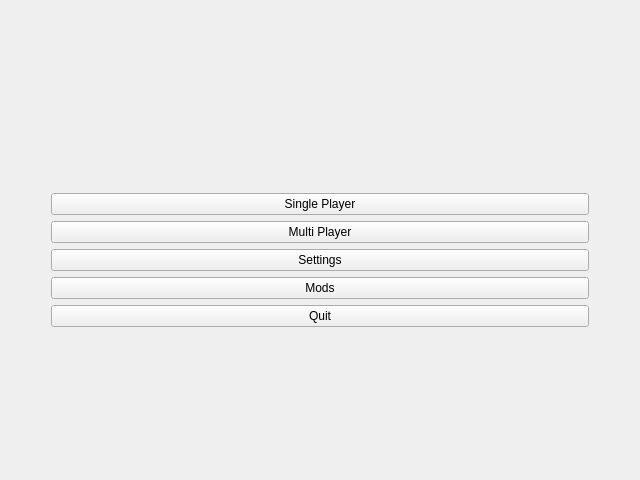
<?xml version="1.0" encoding="UTF-8"?>
<ui version="4.0">
 <class>MainMenuWidget</class>
 <widget class="QWidget" name="MainMenuWidget">
  <property name="geometry">
   <rect>
    <x>0</x>
    <y>0</y>
    <width>640</width>
    <height>480</height>
   </rect>
  </property>
  <property name="sizePolicy">
   <sizepolicy hsizetype="Fixed" vsizetype="Fixed">
    <horstretch>0</horstretch>
    <verstretch>0</verstretch>
   </sizepolicy>
  </property>
  <property name="windowTitle">
   <string>Form</string>
  </property>
  <layout class="QGridLayout" name="gridLayout">
   <item row="1" column="1">
    <layout class="QVBoxLayout" name="verticalLayout">
     <item>
      <widget class="QPushButton" name="pushButton">
       <property name="text">
        <string>Single Player</string>
       </property>
      </widget>
     </item>
     <item>
      <widget class="QPushButton" name="pushButton_2">
       <property name="text">
        <string>Multi Player</string>
       </property>
      </widget>
     </item>
     <item>
      <widget class="QPushButton" name="pushButton_3">
       <property name="text">
        <string>Settings</string>
       </property>
      </widget>
     </item>
     <item>
      <widget class="QPushButton" name="pushButton_5">
       <property name="text">
        <string>Mods</string>
       </property>
      </widget>
     </item>
     <item>
      <widget class="QPushButton" name="pushButton_4">
       <property name="text">
        <string>Quit</string>
       </property>
      </widget>
     </item>
    </layout>
   </item>
   <item row="1" column="0">
    <spacer name="horizontalSpacer">
     <property name="orientation">
      <enum>Qt::Horizontal</enum>
     </property>
     <property name="sizeType">
      <enum>QSizePolicy::Minimum</enum>
     </property>
     <property name="sizeHint" stdset="0">
      <size>
       <width>40</width>
       <height>20</height>
      </size>
     </property>
    </spacer>
   </item>
   <item row="1" column="2">
    <spacer name="horizontalSpacer_2">
     <property name="orientation">
      <enum>Qt::Horizontal</enum>
     </property>
     <property name="sizeType">
      <enum>QSizePolicy::Minimum</enum>
     </property>
     <property name="sizeHint" stdset="0">
      <size>
       <width>40</width>
       <height>20</height>
      </size>
     </property>
    </spacer>
   </item>
   <item row="0" column="1">
    <spacer name="verticalSpacer">
     <property name="orientation">
      <enum>Qt::Vertical</enum>
     </property>
     <property name="sizeType">
      <enum>QSizePolicy::Minimum</enum>
     </property>
     <property name="sizeHint" stdset="0">
      <size>
       <width>20</width>
       <height>40</height>
      </size>
     </property>
    </spacer>
   </item>
  </layout>
 </widget>
 <resources/>
 <connections/>
</ui>
